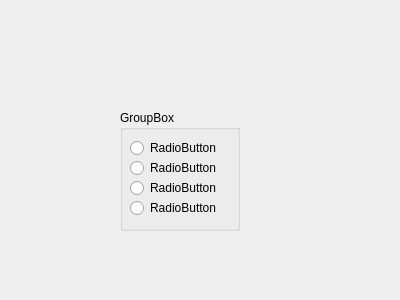
<?xml version="1.0" encoding="UTF-8"?>
<ui version="4.0">
 <class>Dialog</class>
 <widget class="QDialog" name="Dialog">
  <property name="geometry">
   <rect>
    <x>0</x>
    <y>0</y>
    <width>400</width>
    <height>300</height>
   </rect>
  </property>
  <property name="windowTitle">
   <string>Dialog</string>
  </property>
  <widget class="QGroupBox" name="groupBox">
   <property name="geometry">
    <rect>
     <x>120</x>
     <y>110</y>
     <width>120</width>
     <height>121</height>
    </rect>
   </property>
   <property name="title">
    <string>GroupBox</string>
   </property>
   <widget class="QRadioButton" name="groupBox_rad1">
    <property name="geometry">
     <rect>
      <x>10</x>
      <y>30</y>
      <width>90</width>
      <height>16</height>
     </rect>
    </property>
    <property name="text">
     <string>RadioButton</string>
    </property>
   </widget>
   <widget class="QRadioButton" name="groupBox_rad2">
    <property name="geometry">
     <rect>
      <x>10</x>
      <y>50</y>
      <width>90</width>
      <height>16</height>
     </rect>
    </property>
    <property name="text">
     <string>RadioButton</string>
    </property>
   </widget>
   <widget class="QRadioButton" name="groupBox_rad3">
    <property name="geometry">
     <rect>
      <x>10</x>
      <y>70</y>
      <width>90</width>
      <height>16</height>
     </rect>
    </property>
    <property name="text">
     <string>RadioButton</string>
    </property>
   </widget>
   <widget class="QRadioButton" name="groupBox_rad4">
    <property name="geometry">
     <rect>
      <x>10</x>
      <y>90</y>
      <width>90</width>
      <height>16</height>
     </rect>
    </property>
    <property name="text">
     <string>RadioButton</string>
    </property>
   </widget>
  </widget>
 </widget>
 <resources/>
 <connections/>
</ui>
